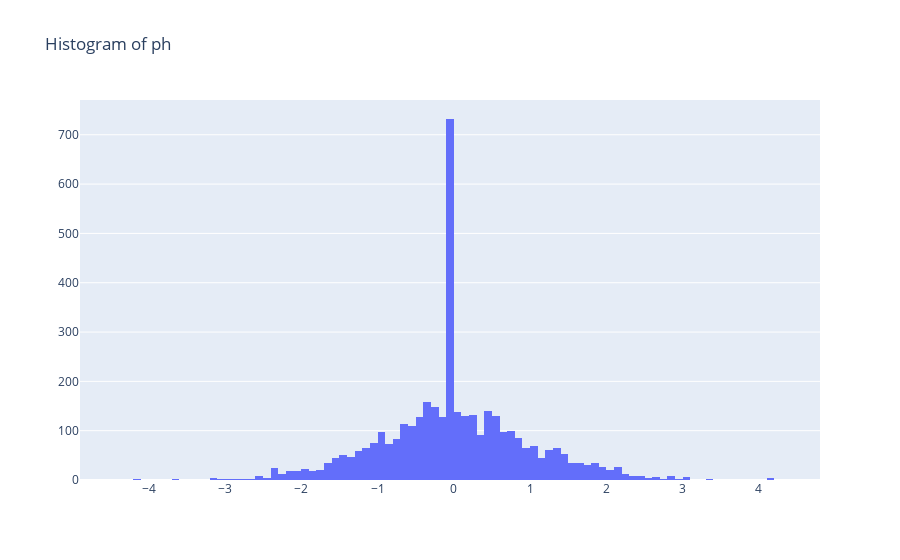
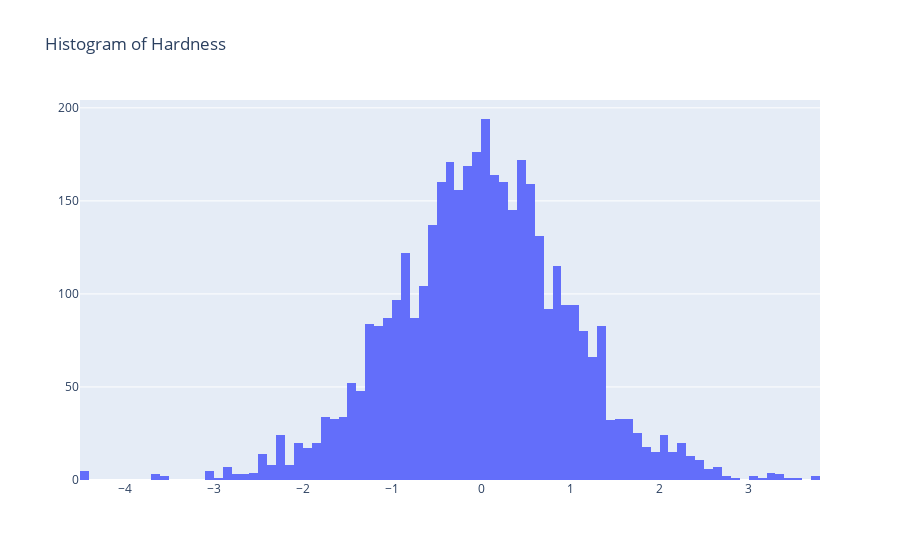
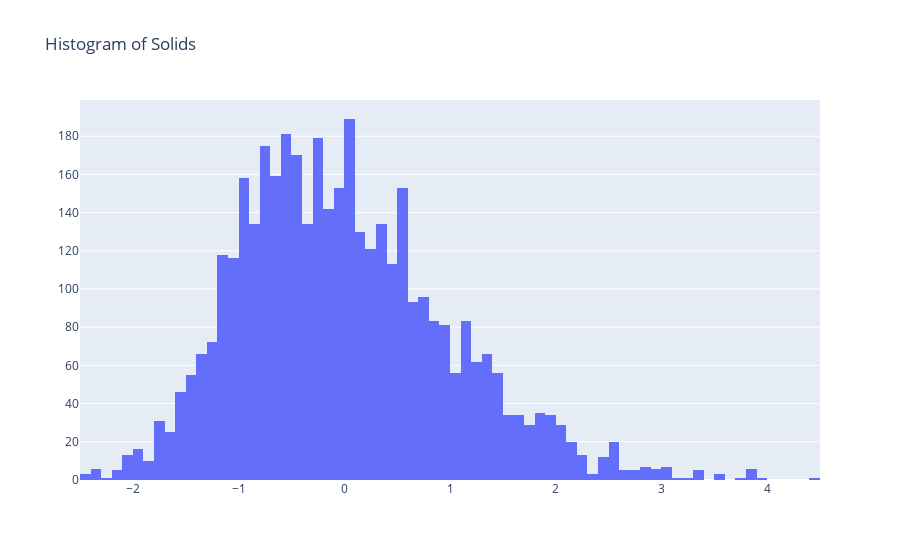
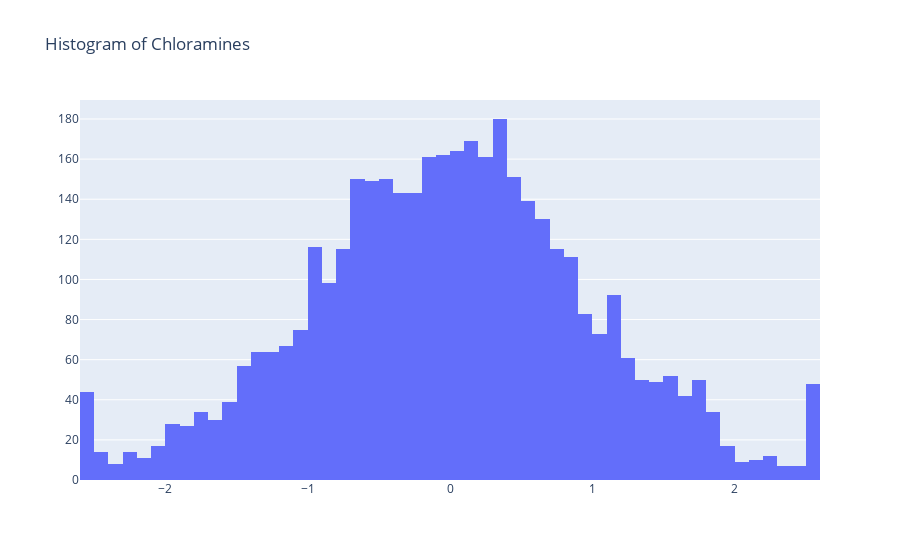

Source (notebook cell) for these figures, in order:
### Code cell
hist_columns = upsampled_scaled.columns

# Iterate through each column and create a separate figure for each histogram
for column in hist_columns:
    # Create a histogram for the current column
    histogram = go.Histogram(x=upsampled_scaled[column], name=column)

    # Create layout for the plot
    layout = go.Layout(title=f'Histogram of {column}')

    # Create the figure
    fig = go.Figure(data=[histogram], layout=layout)

    # Show the plot
    fig.show()

### Figure 1 — Plotly figure (JSON) as saved in the notebook; plotly's stock layout.template omitted (floating-point values rounded to 4 significant figures; data arrays with more than 128 entries replaced by an {"elided": "..."} marker saying what was removed)
{"data": [{"name": "ph", "type": "histogram", "x": {"elided": "3996 float values"}}], "layout": {"title": {"text": "Histogram of ph"}}}

### Figure 2 — Plotly figure (JSON) as saved in the notebook; plotly's stock layout.template omitted (floating-point values rounded to 4 significant figures; data arrays with more than 128 entries replaced by an {"elided": "..."} marker saying what was removed)
{"data": [{"name": "Hardness", "type": "histogram", "x": {"elided": "3996 float values"}}], "layout": {"title": {"text": "Histogram of Hardness"}}}

### Figure 3 — Plotly figure (JSON) as saved in the notebook; plotly's stock layout.template omitted (floating-point values rounded to 4 significant figures; data arrays with more than 128 entries replaced by an {"elided": "..."} marker saying what was removed)
{"data": [{"name": "Solids", "type": "histogram", "x": {"elided": "3996 float values"}}], "layout": {"title": {"text": "Histogram of Solids"}}}

### Figure 4 — Plotly figure (JSON) as saved in the notebook; plotly's stock layout.template omitted (floating-point values rounded to 4 significant figures; data arrays with more than 128 entries replaced by an {"elided": "..."} marker saying what was removed)
{"data": [{"name": "Chloramines", "type": "histogram", "x": {"elided": "3996 float values"}}], "layout": {"title": {"text": "Histogram of Chloramines"}}}
